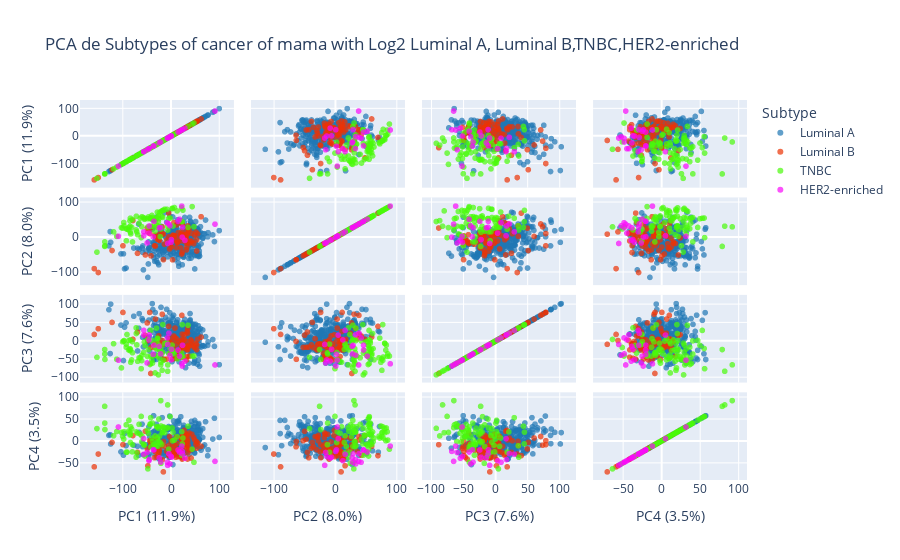

The notebook cell saved with this chart:
### Code cell
mask_a = np.asarray(mask_luminal_a)   # (n_samples,)
mask_b = np.asarray(mask_luminal_b) # (n_samples,)
mask_c = np.asarray(mask_luminal_TNBC)
mask_d = np.asarray(mask_luminal_HER2)

Xa = norm_counts[mask_a, :]  # Luminal A
Xb = norm_counts[mask_b, :]  # Luminal B
Xc = norm_counts[mask_c, :]  # TNBC
Xd = norm_counts[mask_d, :]  # HER2


X = np.vstack([Xa, Xb, Xc, Xd])
y = np.array(["Luminal A"] * Xa.shape[0] + ["Luminal B"] * Xb.shape[0] + ["TNBC"] * Xc.shape[0] + ["HER2-enriched"] * Xd.shape[0])


X_log = np.log2(X + 1)
X_scaled = StandardScaler().fit_transform(X_log)


pca = PCA(n_components=4, random_state=0)
components = pca.fit_transform(X_scaled)


df_plot = pd.DataFrame(components, columns=["PC1", "PC2", "PC3", "PC4"])
df_plot["Subtype"] = y

labels = {
        "PC1": f"PC1 ({pca.explained_variance_ratio_[0]*100:.1f}%)",
        "PC2": f"PC2 ({pca.explained_variance_ratio_[1]*100:.1f}%)",
        "PC3": f"PC3 ({pca.explained_variance_ratio_[2]*100:.1f}%)",
        "PC4": f"PC4 ({pca.explained_variance_ratio_[3]*100:.1f}%)",
    }


fig = px.scatter_matrix(
        df_plot,
        dimensions=["PC1", "PC2", "PC3", "PC4"],
        labels=labels,
        color="Subtype",
        title=f"PCA de Subtypes of cancer of mama with Log2 Luminal A, Luminal B,TNBC,HER2-enriched",
        opacity=0.7,
        color_discrete_map={"Luminal A": "#1f77b4",
                            "Luminal B": "#ec3204",
                            "TNBC": "#49fa09",
                            "HER2-enriched": "#fa09fa"},
)
fig.show()

### Figure 1 — Plotly figure (JSON) as saved in the notebook; plotly's stock layout.template omitted (floating-point values rounded to 4 significant figures; data arrays with more than 128 entries replaced by an {"elided": "..."} marker saying what was removed)
{"data": [{"dimensions": [{"axis": {"matches": true}, "label": "PC1 (11.9%)", "values": {"elided": "330 float values"}}, {"axis": {"matches": true}, "label": "PC2 (8.0%)", "values": {"elided": "330 float values"}}, {"axis": {"matches": true}, "label": "PC3 (7.6%)", "values": {"elided": "330 float values"}}, {"axis": {"matches": true}, "label": "PC4 (3.5%)", "values": {"elided": "330 float values"}}], "hovertemplate": "Subtype=Luminal A<br>%{xaxis.title.text}=%{x}<br>%{yaxis.title.text}=%{y}<extra></extra>", "legendgroup": "Luminal A", "marker": {"color": "#1f77b4", "opacity": 0.7, "symbol": "circle"}, "name": "Luminal A", "showlegend": true, "type": "splom"}, {"dimensions": [{"axis": {"matches": true}, "label": "PC1 (11.9%)", "values": [8.049, -33.83, -4.068, 8.746, 32.65, -159.2, 55.71, 21.2, -41.13, -23.92, 22.8, -0.0902, 4.843, 20.25, 33.54, 37.82, 23.56, -13.32, 11.32, -4.392, 32.58, 32.55, 36.03, 24.05, 53.92, 21.36, 10.59, 20.95, 52.32, -17.79, 23.78, 35.54, -49.0, -43.86, -8.634, -69.18, 33.5, -23.44, 42.27, 3.693, 12.06, 23.8, -99.5, -47.7, -25.01, 6.472, -32.92, 31.53, 38.38, -15.36, 34.14, 49.54, 13.07, -28.31, -2.502, 43.86, 34.85, 34.84, 35.06, 4.019, 53.83, 42.0, -17.59, 15.03, 13.5, -15.17, -41.68, 15.61, 28.31, 1.103, 63.09, 23.12, 28.38, 47.63, -31.96, 23.65, -31.78, -52.88, -150.7, -122.1, -78.74]}, {"axis": {"matches": true}, "label": "PC2 (8.0%)", "values": [5.132, -23.52, 1.679, 3.279, -4.448, -89.17, 10.4, 6.505, -52.34, 9.436, -47.37, -19.47, 7.062, -0.2819, 8.018, 22.43, -43.16, -19.14, -28.97, 69.9, -35.49, -16.2, -13.67, 8.493, -38.77, 10.37, -7.857, -30.0, 15.64, 30.79, -9.856, 33.18, 26.72, 11.41, -7.231, -45.35, -27.45, -8.531, 12.53, -63.95, 35.96, 38.97, -23.76, 16.15, -6.699, 42.84, 6.908, -1.975, -17.3, 9.595, 10.56, 6.07, -13.41, -4.636, -32.8, -12.46, 13.51, 24.91, -13.98, 4.604, -6.744, -9.954, 11.15, -12.86, -15.33, -63.44, 27.23, 14.0, -1.323, -27.4, 59.56, 38.78, 8.027, -17.73, -24.43, 17.44, 3.087, -50.04, -100.3, -37.24, 48.75]}, {"axis": {"matches": true}, "label": "PC3 (7.6%)", "values": [10.41, -7.2, -1.927, 36.01, -51.51, 18.46, 5.338, -5.932, -17.23, -2.756, -16.54, -32.68, -19.64, -24.22, -42.24, -14.46, -16.38, -49.98, -9.445, 40.51, -17.76, -1.433, -11.39, 0.8302, -10.18, -24.11, -46.97, -23.84, -6.883, 73.85, -44.07, 35.47, 50.01, 78.95, -49.15, 25.13, -23.44, -14.49, -9.245, -0.812, 6.336, 19.37, 78.85, 1.781, 14.67, 14.22, -18.3, -15.94, -41.44, -8.699, 26.52, -17.9, -43.85, -7.444, 6.746, -1.086, -23.75, 21.88, -15.7, -49.15, -23.24, 3.431, 1.8, -27.19, -40.55, -49.73, -88.58, -0.9114, 17.75, -7.15, 11.25, 70.9, 4.348, -14.37, -9.13, 5.29, 60.59, 16.16, 34.2, 51.5, 5.009]}, {"axis": {"matches": true}, "label": "PC4 (3.5%)", "values": [-26.05, -38.14, -9.677, -10.6, -16.89, -59.02, -4.79, 6.253, 0.7063, -24.5, 3.81, -21.23, -27.38, -35.63, -9.703, -20.48, -38.25, -11.75, 8.672, -33.47, -13.05, 15.61, -9.643, -6.901, -16.42, -26.15, -37.06, -19.93, -6.942, -9.584, -41.29, -0.8811, -18.18, 0.6333, -23.3, -25.98, 12.68, -18.51, -38.88, -13.28, -23.78, 2.458, -8.306, -56.55, -29.78, -32.32, -21.33, 12.72, 18.22, -70.5, 0.5068, 2.857, -19.48, -35.11, 9.99, 15.43, -41.14, 6.564, -27.32, -33.49, -1.737, -19.93, -42.61, -21.09, -5.535, -1.095, -8.43, -35.49, 24.37, 0.2707, -12.13, 10.34, -3.592, 8.162, -24.89, 9.408, 6.856, 22.12, -29.7, -3.161, 12.39]}], "hovertemplate": "Subtype=Luminal B<br>%{xaxis.title.text}=%{x}<br>%{yaxis.title.text}=%{y}<extra></extra>", "legendgroup": "Luminal B", "marker": {"color": "#ec3204", "opacity": 0.7, "symbol": "circle"}, "name": "Luminal B", "showlegend": true, "type": "splom"}, {"dimensions": [{"axis": {"matches": true}, "label": "PC1 (11.9%)", "values": [-6.452, -48.46, -100.1, -54.87, -42.88, -39.13, -102.6, -63.3, -32.79, -27.77, -7.946, -60.46, -83.85, -20.29, 35.89, -87.09, -84.76, -153.5, -92.74, -71.62, -28.46, -29.02, 44.48, 13.14, -46.43, -38.08, -87.71, -32.61, -23.42, -20.43, -61.44, -53.26, -79.59, -24.8, -25.64, -137.2, -12.42, -137.4, 2.697, -17.99, -59.82, -29.67, 3.62, -56.44, -65.98, 25.22, -68.8, -118.9, -79.96, -1.366, -25.73, -70.59, -47.59, -21.96, -4.288, -28.42, -38.0, 48.27, 22.68, 7.595, -35.21, -15.01, -81.42, -16.81, -20.82, -18.54, 22.75, -97.26, -6.209, -43.16, -83.26, -41.17, -84.87, -136.9, -27.18, -16.66, -92.3, -72.06, -97.79, 4.672, 23.85, -112.4, -41.8, -91.03, -84.03]}, {"axis": {"matches": true}, "label": "PC2 (8.0%)", "values": [32.44, 53.83, 26.79, 52.25, 55.86, 63.4, 28.39, 55.54, 18.24, 72.85, 80.84, 31.24, 14.98, 74.63, 28.93, 28.83, 31.99, -41.9, 25.26, 61.06, 35.13, 55.87, 88.56, 76.1, 59.04, 57.28, 22.38, 48.38, 71.66, 24.46, -0.3504, 54.48, -12.75, 53.88, 61.9, -12.42, 81.18, -25.52, 83.57, 76.29, 59.48, 33.89, 82.73, 56.93, 40.78, 78.4, 7.902, 16.2, 51.08, 55.8, 45.88, 16.05, 30.48, 2.43, 54.73, 57.36, 32.43, 30.83, 46.23, 85.89, 51.49, 77.88, 29.21, 57.43, 30.62, 59.99, 85.06, 33.73, 21.47, 53.94, 10.36, 32.39, 47.66, -23.61, 29.01, 77.69, -9.363, 21.71, 42.99, 32.96, 45.15, 3.276, 55.29, 23.94, 55.38]}, {"axis": {"matches": true}, "label": "PC3 (7.6%)", "values": [-82.56, -41.98, -1.635, -2.023, -61.24, -51.32, -73.32, -45.91, -16.62, 8.265, -5.348, -53.33, -22.55, -57.96, 43.86, 1.974, -20.8, -44.34, -16.57, 21.07, -40.62, -21.56, -40.91, -48.34, -22.87, 0.8278, -23.91, -87.09, -45.59, -17.26, -75.47, -11.77, -31.69, -11.56, -20.54, -35.38, -6.439, -23.02, -10.7, -80.02, -38.28, 35.8, -24.55, -30.89, -45.74, -43.37, -55.21, -6.889, -1.109, -20.07, -92.46, -10.23, 4.77, -31.16, -34.23, -5.407, -60.15, -40.68, -32.71, -34.62, -39.01, -52.28, -51.48, -30.15, -64.89, -34.37, -41.5, 1.718, -65.16, -63.97, -57.81, -40.94, -25.83, -50.13, 6.54, 45.52, -8.122, 36.57, 0.2326, -31.53, 45.23, -49.59, 29.53, 18.33, 3.505]}, {"axis": {"matches": true}, "label": "PC4 (3.5%)", "values": [82.44, 24.5, 10.52, -9.78, 39.02, 6.666, 19.6, 15.46, -12.86, 6.782, 28.77, -2.008, -3.421, 34.25, 33.8, 47.28, 20.62, 28.35, 36.95, 20.72, 32.61, 32.24, -18.62, 10.04, 17.45, 40.8, 22.42, 11.55, 11.16, -50.98, 56.22, -34.3, -8.495, 50.22, -1.594, 40.95, 18.95, 79.17, 29.81, 18.99, 11.06, -10.92, 0.6467, -7.917, 38.07, 6.776, 17.86, 11.88, -24.85, 55.66, 28.9, -27.26, -63.64, -3.301, -18.71, -2.472, -1.243, -48.64, -32.38, 2.18, -7.76, 32.27, 27.49, 29.59, 92.25, -7.97, 21.17, 21.29, 30.51, 37.1, 32.42, -13.27, 13.72, 26.11, -12.27, 20.18, -25.57, -36.97, 4.292, 20.22, -6.547, 21.74, 53.24, -25.3, 15.56]}], "hovertemplate": "Subtype=TNBC<br>%{xaxis.title.text}=%{x}<br>%{yaxis.title.text}=%{y}<extra></extra>", "legendgroup": "TNBC", "marker": {"color": "#49fa09", "opacity": 0.7, "symbol": "circle"}, "name": "TNBC", "showlegend": true, "type": "splom"}, {"dimensions": [{"axis": {"matches": true}, "label": "PC1 (11.9%)", "values": [-108.9, -45.42, -44.94, 22.89, -56.11, -34.92, -7.284, 1.293, -49.25, -20.98, 24.47, 29.43, -24.14, 0.6765, 23.8, -1.637, 91.97, 15.1, -36.59, 18.25, -6.457, -56.02, -3.954]}, {"axis": {"matches": true}, "label": "PC2 (8.0%)", "values": [3.388, 12.56, 33.03, 89.98, 4.967, 46.31, 42.31, -5.951, -15.6, 28.35, 29.19, -8.191, 27.69, -13.78, 0.9506, 33.61, 38.31, 46.38, 2.005, 52.36, -17.1, 16.26, 39.01]}, {"axis": {"matches": true}, "label": "PC3 (7.6%)", "values": [-52.1, 3.454, 17.38, -62.11, 16.7, -10.99, 8.869, -22.27, -59.69, -34.91, -11.36, -54.81, -14.32, -51.49, -68.18, -38.74, -65.25, -24.26, -36.1, -41.05, -8.979, 29.67, 21.82]}, {"axis": {"matches": true}, "label": "PC4 (3.5%)", "values": [31.98, -44.91, -42.36, -11.68, 5.309, -20.35, -48.6, -37.07, -26.27, -48.37, -29.47, -39.31, -38.44, -35.24, -23.68, -52.27, -46.49, -20.53, -20.19, -25.09, -55.53, -30.22, -28.89]}], "hovertemplate": "Subtype=HER2-enriched<br>%{xaxis.title.text}=%{x}<br>%{yaxis.title.text}=%{y}<extra></extra>", "legendgroup": "HER2-enriched", "marker": {"color": "#fa09fa", "opacity": 0.7, "symbol": "circle"}, "name": "HER2-enriched", "showlegend": true, "type": "splom"}], "layout": {"dragmode": "select", "legend": {"title": {"text": "Subtype"}, "tracegroupgap": 0}, "title": {"text": "PCA de Subtypes of cancer of mama with Log2 Luminal A, Luminal B,TNBC,HER2-enriched"}}}
